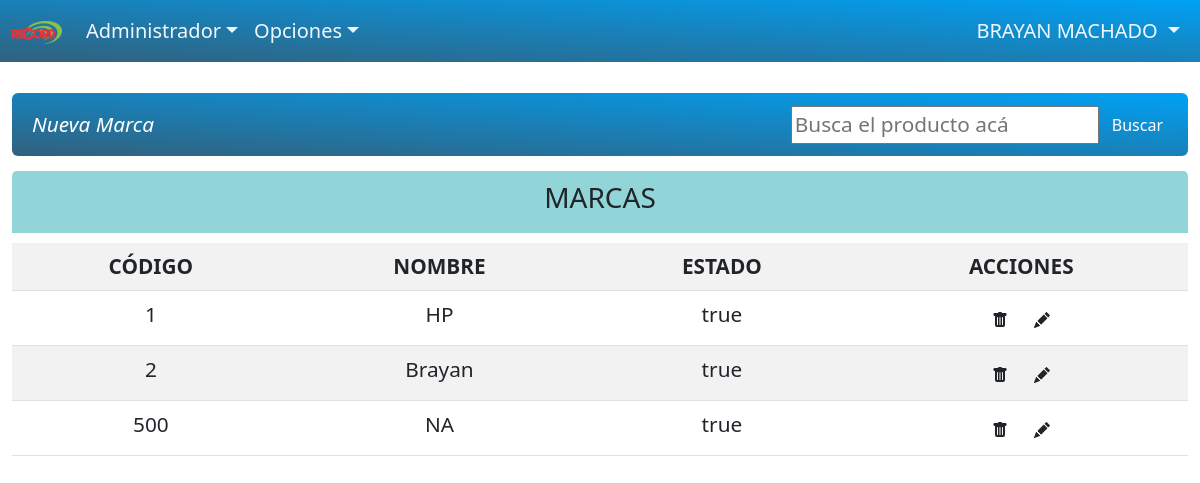
Page /administrador/marcas.php (signed in) on the committed database.
### tables this page shows
CREATE TABLE `marca` (
  `idmarcas` int NOT NULL,
  `nombre_marca` varchar(45) DEFAULT NULL,
  `estado` int DEFAULT NULL
);

CREATE TABLE `estado` (
  `id` int NOT NULL,
  `nombre` varchar(5) NOT NULL
);

### administrador/marcas.php (the view, shortened to what this page needs)
<?php
include_once "../database/db.php";
?>
<!DOCTYPE html>
<html lang="en">
<head>
    <link rel="stylesheet" href="https://cdn.jsdelivr.net/npm/bootstrap@5.2.3/dist/css/bootstrap.min.css">
    <link rel="stylesheet" href="../css/activos.css">
</head>
<body>
    <?php
    include('header.php');
    ?>
    <br>
    <div class="container">
        <nav class="navbar navsep navbar-expand-sm navbar-rednav bg-rednav rounded">
            <div class="container-fluid">
                <div class="navbar-collapse" id="mynavbar">
                    <ul class="navbar-nav me-auto">
                        <li class="nav-item">
                            <i>
                                <a class="nav-item nav-link bi bi-plus-square-dotted" href="pantallas/crear_marcas.php">
                                    Nueva Marca</a>
                            </i>
                        </li>
                    </ul>
                    <form class="d-flex">
                        <input placeholder="Busca el producto acá" onchange="this.form.requestSubmit()" type="text"
                            name="query_text" id="query_text">
                        <button class="btn btn-secondary" type="button">Buscar</button>
                    </form>
                </div>
            </div>
        </nav>
        <div class="row">
            <div class="col-md-8">
                <center>
                    <div class="tzona">
                        <h3>MARCAS</h3>
                    </div>
                </center>
                <table class="bigtables table  table-striped table-hover ">
                    <tbody>
                        <tr class="text-dark">
                            <th>CÓDIGO</th>
                            <th>NOMBRE</th>
                            <th>ESTADO</th>
                            <th>ACCIONES</th>
                        </tr>
                        <?php
                            $sql="SELECT mc.idmarcas, mc.nombre_marca, es.nombre AS nombre_estado
                            from marca mc
                            LEFT JOIN estado es ON mc.estado = es.id ";
                            $result=mysqli_query($conexion,$sql);
                            while($mostrar=mysqli_fetch_array($result)){
                            ?>
                        <tr>
                            <td><?php echo $mostrar['idmarcas']?></td>
                            <td><?php echo $mostrar['nombre_marca']?></td>
                            <td><?php echo $mostrar['nombre_estado']?></td>
                            <td>
                                <i class="separar">
                                    <form class="button_to" method="post" action=""><input type="hidden" name="_method"
                                            value="delete" autocomplete="off"><button class="bi bi-trash  text-dark btn"
                                            data-turbo-confirm="Estás seguro?" type="submit"></button><input type="hidden" name="authenticity_token"
                                            autocomplete="off"></form>
                                    <a title="Editar" class=" bi bi-pencil-fill  text-dark btn" href="">
                                    </a>
                                </i>
                            </td>
                        </tr>
                        <?php
                            }
                        ?>
                    </tbody>
                </table>
            </div>
        </div>
    </div>
</body>
</html>

### rows in the picture
marca: idmarcas "1", nombre_marca "HP", estado.nombre "true"
marca: idmarcas "2", nombre_marca "Brayan", estado.nombre "true"
marca: idmarcas "500", nombre_marca "NA", estado.nombre "true"

### other values in the picture
$n_usuario "BRAYAN"
$apellidos "MACHADO"
